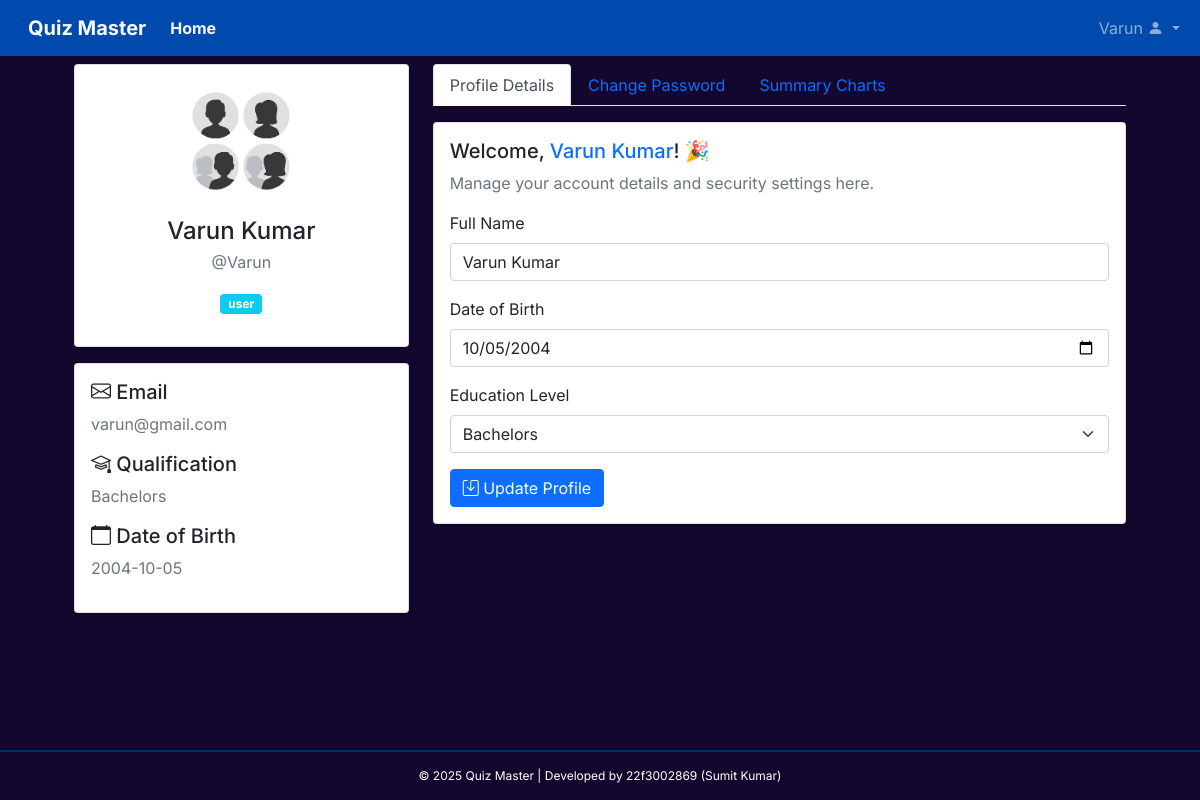
The app's page /profile (signed in) with its own data.
### models/model.py (models this page shows, shortened)
class User(db.Model, UserMixin):
    __tablename__ = "users"
    id = db.Column(db.Integer, primary_key=True, autoincrement=True)
    username = db.Column(db.String, unique=True, nullable=False)
    email = db.Column(db.String, unique=True, nullable=False)
    password = db.Column(db.String, nullable=False)
    full_name = db.Column(db.String, nullable=False)
    qualification = db.Column(db.String, nullable=False)
    dob = db.Column(db.Date, nullable=False)
    role = db.Column(db.String, nullable=False)  # Role: "student" or "admin"
    is_active = db.Column(db.Boolean, default=True)
    date_created = db.Column(db.DateTime, default=datetime.utcnow)
    is_admin = db.Column(db.Boolean, default=False)
    scores = db.relationship("Score", back_populates="user", cascade="all, delete-orphan", passive_deletes=True)
    answers = db.relationship("UserAnswer", back_populates="user", cascade="all, delete-orphan", passive_deletes=True)

### controllers/user.py (the view, shortened to what this page needs)
@user_bp.route("/profile", methods=["GET", "POST"])
@login_required
def profile():
    user = User.query.get(current_user.id)
    attempted_quizzes = Quiz.query.join(Score).filter(Score.user_id == user.id).all()
    subjects = list(set(quiz.chapter.subject.name for quiz in attempted_quizzes))
    quizzes_attempted = [
        Quiz.query.join(Score).join(Chapter).join(Subject)
        .filter(Score.user_id == user.id, Subject.name == subject)
        .count()
        for subject in subjects
    ]
    total_scores = Score.query.filter_by(user_id=user.id).all()
    total_questions = sum(score.total_score for score in total_scores)
    correct_answers = sum(score.total_score for score in total_scores)  # Assuming `total_score` stores correct answers
    print("Subjects:", subjects)
    print("Quizzes Attempted:", quizzes_attempted)
    print("Total Questions:", total_questions)
    print("Correct Answers:", correct_answers)
    return render_template(
        "user/profile.html",
        user=user,
        subjects=subjects,
        quizzes_attempted=quizzes_attempted,
        total_questions=total_questions,
        correct_answers=correct_answers
    )

### app.py (called while the page is built)
@login_manager.user_loader
def load_user(user_id):
    admin = Admin.query.get(int(user_id))
    if admin:
        return admin  # ✅ If it's an admin, return admin
    return User.query.get(int(user_id))  # ✅ Otherwise, return user

### controllers/admin.py (called while the page is built)
@app.before_request
def restrict_admin_routes():
    if request.endpoint == "admin_login":
        return  # Allow access to admin login page
    if request.endpoint and request.endpoint.startswith("admin_"):
        if not current_user.is_authenticated or session.get("role") != "admin":
            flash("Unauthorized Access!", "danger")
            return redirect(url_for("admin_login"))

### controllers/user.py (called while the page is built)
@app.before_request
def restrict_user_routes():
    if request.endpoint in ["user.loginUser", "admin_login"]:
        return
    if request.endpoint and request.endpoint.startswith("user_"):
        if not current_user.is_authenticated or session.get("role") != "user":
            flash("Unauthorized Access!", "danger")
            return redirect(url_for("user.loginUser"))

### templates/user/profile.html (shortened to what this page needs)
{% extends "dashboard/basedashboard.html" %}
{% block content %}
<div class="container">
    <div class="row text-dark">
        <div class="col-lg-4">
            <div class="card text-center shadow-sm">
                <div class="card-body">
                    <img src="{{ url_for('static', filename='images/user_avatar.jpg') }}" alt="User Avatar" class="rounded-circle mb-3" width="120">
                    <h4 class="mb-1">{{ user.full_name }}</h4>
                    <p class="text-muted">@{{ user.username }}</p>
                    <p class="badge bg-info text-white">{{ user.role }}</p>
                </div>
            </div>
            <div class="card mt-3 shadow-sm text-dark">
                <div class="card-body">
                    <h5><i class="bi bi-envelope"></i> Email</h5>
                    <p class="text-muted">{{ user.email }}</p>
                    <h5><i class="bi bi-mortarboard"></i> Qualification</h5>
                    <p class="text-muted">{{ user.qualification }}</p>
                    <h5><i class="bi bi-calendar"></i> Date of Birth</h5>
                    <p class="text-muted">{{ user.dob.strftime('%Y-%m-%d') }}</p>
                </div>
            </div>
        </div>
        <div class="col-lg-8">
            <ul class="nav nav-tabs" id="profileTabs">
                <li class="nav-item">
                    <a class="nav-link active" id="profile-tab" data-bs-toggle="tab" href="#profileInfo">Profile Details</a>
                </li>
                <li class="nav-item">
                    <a class="nav-link" id="password-tab" data-bs-toggle="tab" href="#changePassword">Change Password</a>
                </li>
                <li class="nav-item">
                    <a class="nav-link" id="charts-tab" data-bs-toggle="tab" href="#summaryCharts">Summary Charts</a>
                </li>
            </ul>
            <div class="tab-content mt-3">
                <div class="tab-pane fade show active" id="profileInfo">
                    <div class="card shadow-sm">
                        <div class="card-body">
                            <h5>Welcome, <span class="text-primary">{{ user.full_name }}</span>! 🎉</h5>
                            <p class="text-muted">Manage your account details and security settings here.</p>
                            <form method="POST" action="{{ url_for('user.update_profile') }}">
                                <div class="mb-3">
                                    <label for="full_name" class="form-label">Full Name</label>
                                    <input type="text" class="form-control" name="full_name" value="{{ user.full_name }}" required>
                                </div>
                                <div class="mb-3">
                                    <label for="dob" class="form-label">Date of Birth</label>
                                    <input type="date" class="form-control" name="dob" value="{{ user.dob }}" required>
                                </div>
                                <div class="mb-3">
                                    <label for="qualification" class="form-label">Education Level</label>
                                    <select class="form-select" name="qualification" required>
                                        <option value="Bachelors" {% if user.qualification == "Bachelors" %}selected{% endif %}>Bachelors</option>
                                    </select>
                                </div>
                                <button type="submit" class="btn btn-primary"><i class="bi bi-save"></i> Update Profile</button>
                            </form>
                        </div>
                    </div>
                </div>
            </div>
        </div>
    </div>
</div>
{% endblock %}

### templates/dashboard/basedashboard.html (shortened to what this page needs)
<!DOCTYPE html>
<html lang="en">
<head>
  {% block head %}
  <link rel="stylesheet" href="/static/css/bootstrap.min.css" />
  <link rel="stylesheet" href="/static/css/dataTables.bootstrap5.min.css"/>
  <link rel="stylesheet" href="/static/css/dashboardstyle.css" />
  <link rel="stylesheet" href="https://cdn.jsdelivr.net/npm/bootstrap-icons/font/bootstrap-icons.css">
  {% endblock %}
</head>
<body style="background-color: #13072e; color: white;">
  <nav class="navbar navbar-expand-lg navbar-dark bg_primary fixed-top" style="background-color: #004aad !important;">
    <div class="container-fluid">
      <a class="navbar-brand ms-3 fw-bold text-light" href="#">Quiz Master</a>
      <ul class="navbar-nav">
        <li class="nav-item">
          <a class="nav-link fw-bold text-light"
             href="{% if current_user.is_authenticated and current_user.is_admin %}/admin/dashboard{% elif current_user.is_authenticated %}/user_dashboard{% else %}/{% endif %}">
            Home
          </a>
        </li>
      </ul>
      <div class="collapse navbar-collapse" id="topNavBar">
        <ul class="navbar-nav ms-auto">
            <li class="nav-item dropdown">
                <a class="nav-link dropdown-toggle" href="#" id="userDropdown" role="button"
                  data-bs-toggle="dropdown" aria-expanded="false">
                  {% if current_user.is_admin %}
                      <span>Admin</span>
                  {% elif current_user.is_authenticated %}
                      <span>{{ current_user.username }}</span>
                  {% else %}
                      <span>Guest</span>
                  {% endif %}
                  <i class="bi bi-person-fill"></i>
                </a>
            </li>
        </ul>
      </div>
    </div>
  </nav>
  <main class="mt-5 pt-3" style="margin-left: 50px; margin-right: 50px;">
    <div class="container-fluid">
      {% block content %}
      {% endblock %}
    </div>
  </main>
<footer style="
    position: fixed;
    bottom: 0;
    left: 0;
    right: 0;
    width: 100vw;
    background-color: #13072e;
    color: white;
    text-align: center;
    padding: 15px;
    font-size: 12px;
    margin: 0;
    border-top: 2px solid #002d6b;">
    &copy; 2025 Quiz Master | Developed by 22f3002869 (Sumit Kumar)
</footer>
</body>
</html>

### static/css/dashboardstyle.css (style rules this page uses)
body, button { font-family: "Inter", sans-serif; }
footer { position: fixed; bottom: 0; left: 0; width: 100%; background-color: #343a40; color: white; text-align: center; padding: 10px 0; z-index: 1030; }
main { margin-bottom: 56px; }
:root { --offcanvas-width: 270px; --topNavbarHeight: 56px; }
@media (min-width: 992px) { body { overflow: auto !important; } }
@media (min-width: 992px) { main { margin-left: var(--offcanvas-width); } }
@media (min-width: 992px) { footer { margin-left: var(--offcanvas-width); width: calc(100% - var(--offcanvas-width)); } }

### records on screen
User: username "Varun", full_name "Varun Kumar", role "user", email "varun@gmail.com", qualification "Bachelors", dob "2004-10-05", dob "10/05/2004"
